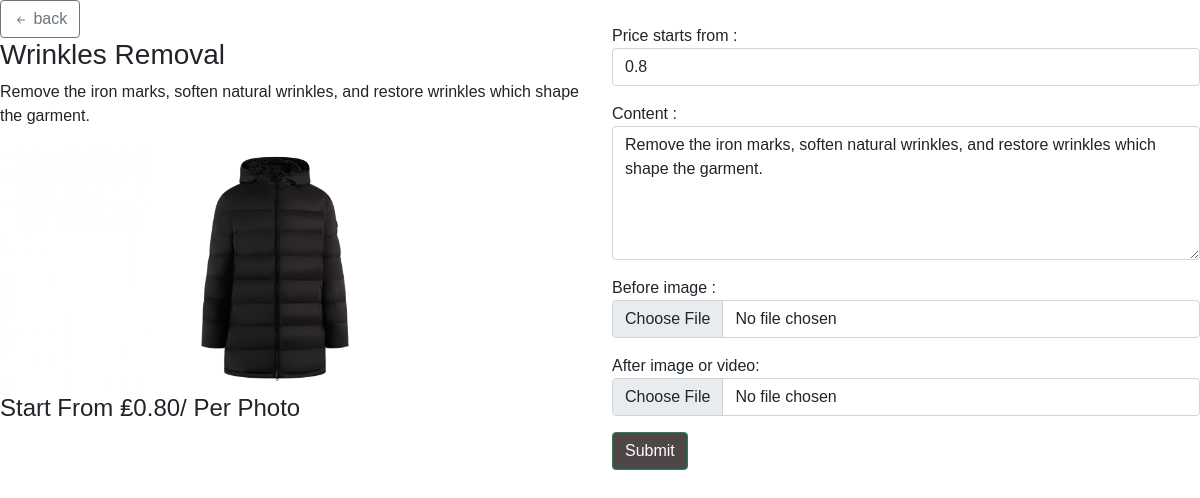
/edit/sub-service/5, run on the app's committed database.
### adminphoto/models.py (models this page shows, shortened)
class SubServices(models.Model):
    service =  models.ForeignKey(Services, null=True, on_delete= models.CASCADE)
    name = models.CharField(max_length=200,blank = True, null=True)
    description = models.TextField(max_length=2000, null=True,blank=True)
    date_created = models.DateTimeField(auto_now_add=True, null=True)
    rate = models.FloatField(default=0, null = True,blank = True)
    before = models.ImageField(default="image-placeholder-500x500.jpg",null = True,blank = True)
    after = models.FileField(default="image-placeholder-500x500.jpg",null = True,blank = True)

### adminphoto/views.py (the view, shortened to what this page needs)
# urls.py: path('edit/sub-service/<str:pk>',editSubService,name='edit-sub-service'),
def editSubService(request,pk):
    service = SubServices.objects.get(id = pk)
    context = {
        'service':service
    }
    return render(request,'components/editSubService.html',context)

### adminphoto/templates/components/editSubService.html (shortened to what this page needs)
{% extends 'main.html' %}
{% block content %}
<div class="row">
    <div class="col-md-6">
        <div class="service_content">
            <div class="action_button">
                <a href="{% url 'home' %}" class="btn btn-outline-secondary"><svg xmlns="http://www.w3.org/2000/svg" width="16" height="16" fill="currentColor" class="bi bi-arrow-left-short" viewBox="0 0 16 16">
                    <path fill-rule="evenodd" d="M12 8a.5.5 0 0 1-.5.5H5.707l2.147 2.146a.5.5 0 0 1-.708.708l-3-3a.5.5 0 0 1 0-.708l3-3a.5.5 0 1 1 .708.708L5.707 7.5H11.5a.5.5 0 0 1 .5.5z"/>
                  </svg> back</a>
            </div>
            <div class="heading">
                <h3>{{service.name}}</h3>
                <p>{{service.description}}</p>
            </div>
            <div class="service_images">
                <img src="{{service.before.url}}" alt="Before Image">
                {% if service.after.url|slice:"-4:" == ".mp4" %}
        <video controls style="max-width: 300px;">
            <source src="{{service.after.url}}" type="video/mp4">
            Your browser does not support the video tag.
        </video>
    {% else %}
        <img src="{{service.after.url}}" alt="After Image">
    {% endif %}
            </div>
            <div class="service_price">
                <h4>Start From ₤{{service.rate|floatformat:2}}/ Per Photo</h4>
            </div>
        </div>
    </div>
    <div class="col-md-6"><br>
        <form method="POST" enctype="multipart/form-data">
            <p>Price starts from :
            <input type="number" step="0.01" value="{{service.rate}}" class="form-control" name="service_price"></p>
            <p>Content :
            <textarea name="service_description" class="form-control" cols="10" rows="5">{{service.description}}</textarea>
            </p>
            <p>Before image :
            <input type="file" name="before_image" class="form-control">
            </p>
            <p>After image or video:
            <input type="file" name="after_image" class="form-control">
            </p>
            <button class="btn btn-success">Submit</button>
        </form>
    </div>
</div>
{% endblock %}

### adminphoto/templates/main.html (style rules this page uses)
body { font-family: Arial, sans-serif; }
h1, h2, h3, h4, h5, h6 { font-family: Arial, sans-serif; }
p { font-family: Arial, sans-serif; }
.service_images { display: flex; }
.service_images img { max-width: 250px; }
.btn-info, .btn-success { background-color: #4F4647 !important; color: #fff !important; }

### data on the page
SubServices: name "Wrinkles Removal", description "Remove the iron marks, soften natural wrinkles, and restore wrinkles which shape the garment.", before (picture), after (picture), rate "0.80", service_price "0.8", service_description "Remove the iron marks, soften natural wrinkles, and restore wrinkles which shape the garment."
